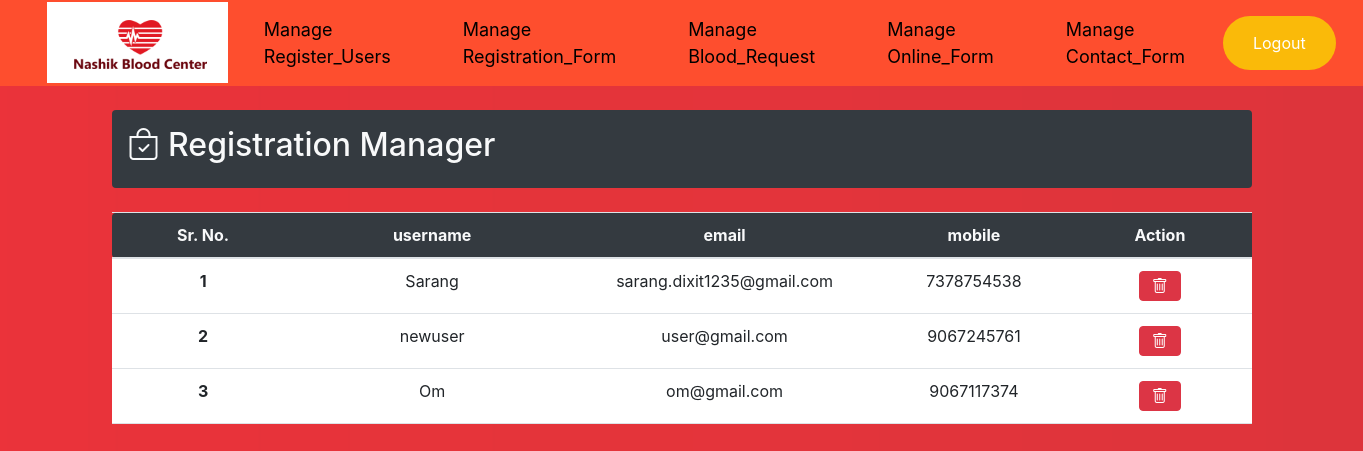
Page /admin/manage_register_user/manage_register_user.php on the committed database.
### tables this page shows
CREATE TABLE IF NOT EXISTS `registration` (
  `id` int NOT NULL AUTO_INCREMENT,
  `username` varchar(255) NOT NULL,
  `email` varchar(255) NOT NULL,
  `mobile` varchar(255) NOT NULL,
  `password` varchar(255) NOT NULL,
  `cpassword` varchar(255) NOT NULL,
  PRIMARY KEY (`id`)
);

### admin/manage_register_user/manage_register_user.php (the view, shortened to what this page needs)
<?php
require("dbcon.php");
?>
<!DOCTYPE html>
<html lang="en">
<head>
    <link rel="stylesheet" href="../manage_register_user/manage_register_user.css">
    <link href="https://cdn.jsdelivr.net/npm/bootstrap@5.1.3/dist/css/bootstrap.min.css" rel="stylesheet">
    <link rel="stylesheet" href="https://cdn.jsdelivr.net/npm/bootstrap@4.5.3/dist/css/bootstrap.min.css">
    <link rel="stylesheet" href="https://cdn.jsdelivr.net/npm/bootstrap-icons@1.7.2/font/bootstrap-icons.css">
    <link rel="stylesheet" href="https://cdnjs.cloudflare.com/ajax/libs/font-awesome/6.0.0-beta3/css/all.min.css">
</head>
<div id="navi">
<nav class="navbar navbar-expand-lg navbar-light" id="newnavbar">
    <div class="container-fluid" id="navigation">
        <div id="navheartlogo">
            <img src="../../img/navlogo.png" alt="">
        </div>
        <li class="nav-item" id="panel">
            <a class="nav-link active" aria-current="page" href="../manage_register_user/manage_register_user.php">Manage<br>Register_Users</a>
        </li>
        <li class="nav-item" id="panel">
            <a class="nav-link active" aria-current="page" href="../manage_registration_form/manage_registration_form.php">Manage<br>Registration_Form</a>
        </li>
        <li class="nav-item" id="panel">
            <a class="nav-link active" aria-current="page" href="../manage_request_blood/manage_request_blood.php">Manage<br>Blood_Request</a>
        </li>
        <li class="nav-item" id="panel">
            <a class="nav-link active" aria-current="page" href="../manage_online_form/manage_online_form.php">Manage<br>Online_Form</a>
        </li>
        <li class="nav-item" id="panel">
            <a class="nav-link active" aria-current="page" href="../manage_contact_us/manage_contact_us.php">Manage<br>Contact_Form</a>
        </li>
        <div>
            <form action="../../Login_register/logout.php">
                <button class="logout" type="submit">Logout</button>
            </form>
        </div>
</nav>
</div>
<body class="bg-light" id="regiuser">
    <div class="container bg-dark text-light p-3 rounded my-4">
        <div class="d-flex align-items-center justify-content-between">
            <h2><i class="bi bi-bag-check"></i> Registration Manager</h2>
        </div>
    </div>
    <div class="container mt-4 p-0">
        <table class="table table-hover text-center">
            <thead class="bg-dark text-light">
                <tr>
                    <th width="10%" scope="col" class="rounded-start">Sr. No.</th>
                    <th width="15%" scope="col">username</th>
                    <th width="10%" scope="col">email</th>
                    <th width="10%" scope="col">mobile</th>
                    <th width="10%" scope="col">Action</th>
                </tr>
            </thead>
            <tbody class="bg-white">
                <?php
                $query = "SELECT * FROM `registration`";
                $result = mysqli_query($con, $query);
                $i = 1;
                while ($fetch = mysqli_fetch_assoc($result)) {
                    echo <<<product
								<tr class="align-middle">
								<th scope="row">$i</th>
								<td>$fetch[username]</td>
								<td>$fetch[email]</td>
								<td>$fetch[mobile]</td>
								<td>
								<button onclick="confirm_rem($fetch[id])" class="btn btn-danger"><i class="bi bi-trash"></i></button>
								</td>
								</tr>
								product;
                    $i++;
                }
                ?>
            </tbody>
        </table>
    </div>
</body>
</html>

### admin/manage_register_user/manage_register_user.css (style rules this page uses)
* { margin: 0px; padding: 0px; box-sizing: border-box; }
#panel a { color: black; }
#regiuser { margin-top: 45%; }
#navigation li { padding: 20px; font-size: 18px; list-style: none; }
#navheartlogo img { height: 81px; margin-top: -1px; margin-left: 16px; }
#navigation { height: 70px; }
#newnavbar { background-color: #FE4E2E; }
.logout { background-color: rgb(250, 186, 9); border: none; color: white; padding: 15px 30px; text-align: center; text-decoration: none; display: inline-block; font-size: 16px; margin: 4px 2px; cursor: pointer; margin-right: 17px; border-radius: 50px; }
#navi { margin-top: -45%; }
body::before { content: ""; background:url('../../img/wp4323461.webp') no-repeat center center/cover; height: 110%; width: 100%; position: absolute; top: 0px; left: 0px; z-index: -1; opacity: 0.9; }

### rows in the picture
registration: username "Sarang", email "sarang.dixit1235@gmail.com", mobile "7378754538"
registration: username "newuser", email "user@gmail.com", mobile "9067245761"
registration: username "Om", email "om@gmail.com", mobile "9067117374"
